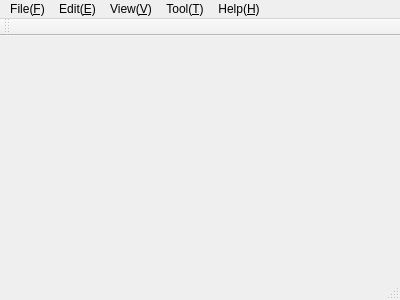
<?xml version="1.0" encoding="UTF-8"?>
<ui version="4.0">
 <class>VCGoMainWindow</class>
 <widget class="QMainWindow" name="VCGoMainWindow">
  <property name="geometry">
   <rect>
    <x>0</x>
    <y>0</y>
    <width>400</width>
    <height>300</height>
   </rect>
  </property>
  <property name="windowTitle">
   <string>MainWindow</string>
  </property>
  <widget class="QWidget" name="centralWidget"/>
  <widget class="QMenuBar" name="menuBar">
   <property name="geometry">
    <rect>
     <x>0</x>
     <y>0</y>
     <width>400</width>
     <height>28</height>
    </rect>
   </property>
   <widget class="QMenu" name="menuFile_F">
    <property name="title">
     <string>File(&amp;F)</string>
    </property>
    <addaction name="separator"/>
    <addaction name="actionClose"/>
   </widget>
   <widget class="QMenu" name="menuEdit_E">
    <property name="title">
     <string>Edit(&amp;E)</string>
    </property>
   </widget>
   <widget class="QMenu" name="menuView_V">
    <property name="title">
     <string>View(&amp;V)</string>
    </property>
   </widget>
   <widget class="QMenu" name="menuHelp_H">
    <property name="title">
     <string>Help(&amp;H)</string>
    </property>
   </widget>
   <widget class="QMenu" name="menuTool_T">
    <property name="title">
     <string>Tool(&amp;T)</string>
    </property>
   </widget>
   <addaction name="menuFile_F"/>
   <addaction name="menuEdit_E"/>
   <addaction name="menuView_V"/>
   <addaction name="menuTool_T"/>
   <addaction name="menuHelp_H"/>
  </widget>
  <widget class="QToolBar" name="mainToolBar">
   <attribute name="toolBarArea">
    <enum>TopToolBarArea</enum>
   </attribute>
   <attribute name="toolBarBreak">
    <bool>false</bool>
   </attribute>
  </widget>
  <widget class="QStatusBar" name="statusBar"/>
  <action name="actionClose">
   <property name="text">
    <string>Close</string>
   </property>
   <property name="shortcut">
    <string>Ctrl+W</string>
   </property>
  </action>
 </widget>
 <layoutdefault spacing="6" margin="11"/>
 <resources/>
 <connections/>
</ui>
